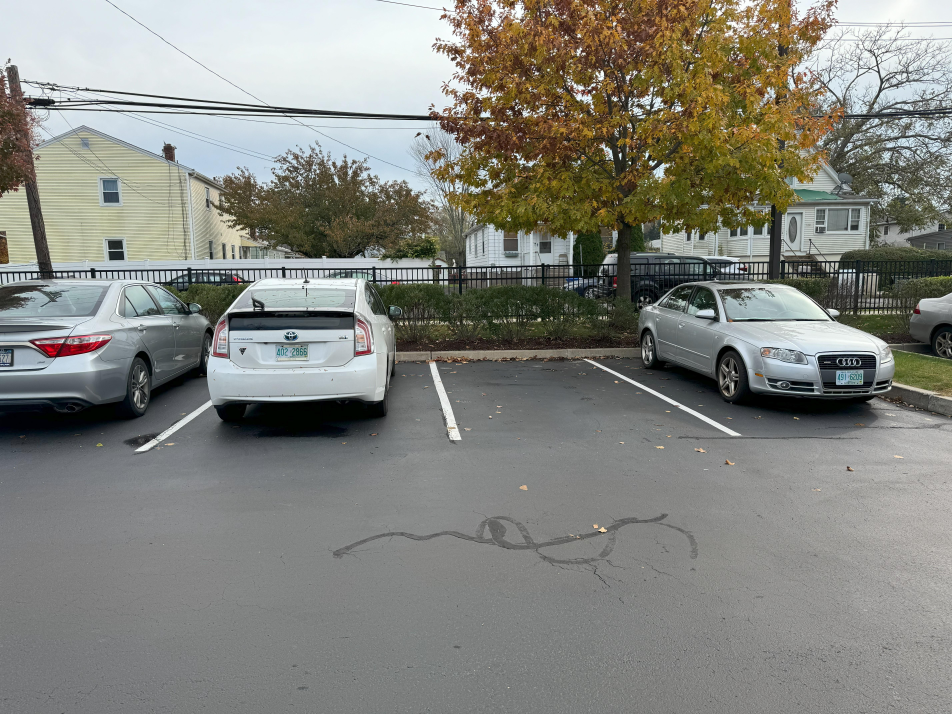
#> input picture data/pklot/pkLot-1/test/images/pk89_jpeg.rf.bc2bffb1118dd815d4dd45d3de6b2f09.jpg, 5712 x 4284 px (shown at 1/6 size)
$ python -i video_stabilizer.py   (imports and definitions only)
#> lines starting #> are read from the running program, lines starting #| are printed output that depends on the picture
#> further down, picture is the input picture: shape (4284, 5712, 3); mean B, G, R 125.7, 132.1, 131.3
"""Video sabitleme — elde-çekim kaymasını kompanze eder (teknik amaçlı).

Telefon elde çekildiğinde kareler titrer/kayar. Bu durum:
  - Tek seferlik IPM kalibrasyonunu geçersiz kılar (homografi referans kareye
    göre kuruluydu),
  - Çizgi-ızgara ve zamansal oylamanın kare-arası eşleşmesini bozar.

Sabitleme her kareyi REFERANS kareye (IPM kalibrasyonunun yapıldığı kare ya da
ilk kare) ORB özellikleri + RANSAC homografisiyle hizalar. Böylece arka planda
IPM ve ızgara geçerli kalır — yalnızca görsel değil, doğruluğu koruyan teknik
bir adımdır.

Graceful: yeterli özellik/eşleşme yoksa kare olduğu gibi geçirilir (success=
False), sistem asla bozulmaz.
"""

from __future__ import annotations

import cv2
import numpy as np


class VideoStabilizer:
    def __init__(self, max_features: int = 600, min_matches: int = 12,
                 ransac_thresh: float = 4.0):
        self.min_matches = min_matches
        self.ransac_thresh = ransac_thresh
        self._orb = cv2.ORB_create(max_features)
        self._bf = cv2.BFMatcher(cv2.NORM_HAMMING, crossCheck=True)
        self.ref_kp = None
        self.ref_des = None
        self.ref_shape = None

    def reset(self):
        self.ref_kp = None
        self.ref_des = None
        self.ref_shape = None

    @staticmethod
    def _gray(frame):
        return cv2.cvtColor(frame, cv2.COLOR_BGR2GRAY) if frame.ndim == 3 else frame
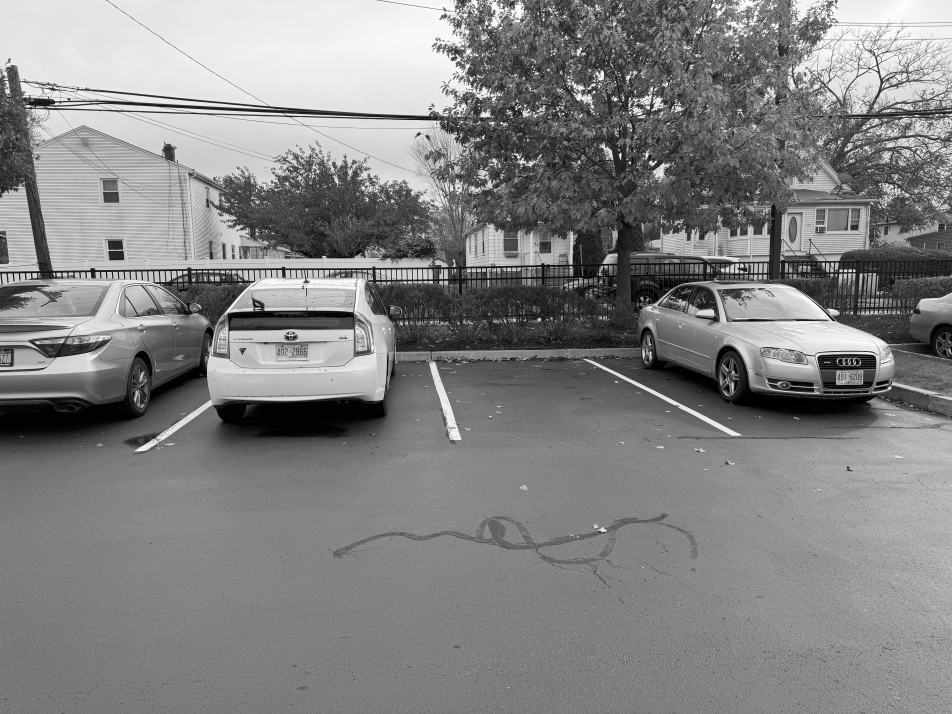
#> returned value: shape (4284, 5712) (shown at 1/6 size); min 0, max 255, mean 131.1

    def set_reference(self, frame) -> bool:
        """Hizalama referansını ayarla (ör. IPM kalibrasyon karesi)."""
        gray = self._gray(frame)
        kp, des = self._orb.detectAndCompute(gray, None)
#> kp = 600 keypoints; strongest (x, y, size): (3438, 236, 31), (1891, 1359, 31), (3126, 798, 31), (3906, 954, 31)
        if des is None or len(kp) < self.min_matches:
            return False
        self.ref_kp, self.ref_des = kp, des
#> self.ref_kp has the same summary as kp
        self.ref_shape = frame.shape[:2]
#> self.ref_shape = (4284, 5712)
        return True

    def stabilize(self, frame):
        """Kareyi referansa hizala. Döner: (hizalanmış_kare, success).

        Referans yoksa bu kareyi referans yapar ve değiştirmeden döndürür.
        Yeterli eşleşme yoksa kareyi olduğu gibi döndürür (graceful).
        """
        if self.ref_des is None:
            self.set_reference(frame)
            return frame, False

        gray = self._gray(frame)
        kp, des = self._orb.detectAndCompute(gray, None)
        if des is None or len(kp) < self.min_matches:
            return frame, False

        matches = self._bf.match(des, self.ref_des)
        if len(matches) < self.min_matches:
            return frame, False
        matches = sorted(matches, key=lambda m: m.distance)

        src = np.float32([kp[m.queryIdx].pt for m in matches]).reshape(-1, 1, 2)
        dst = np.float32([self.ref_kp[m.trainIdx].pt for m in matches]).reshape(-1, 1, 2)
        H, mask = cv2.findHomography(src, dst, cv2.RANSAC, self.ransac_thresh)
        if H is None:
            return frame, False

        h, w = frame.shape[:2]
        warped = cv2.warpPerspective(frame, H, (w, h))
        return warped, True

>>> import cv2
>>> picture = cv2.imread('../../data/pklot/pkLot-1/test/images/pk89_jpeg.rf.bc2bffb1118dd815d4dd45d3de6b2f09.jpg')
>>> result = VideoStabilizer().stabilize(picture)

$ run again, on data/pklot/pkLot-1/test/images/pk93_jpeg.rf.e538826c5cb1f4ff990c4bbb77d8bd00.jpg
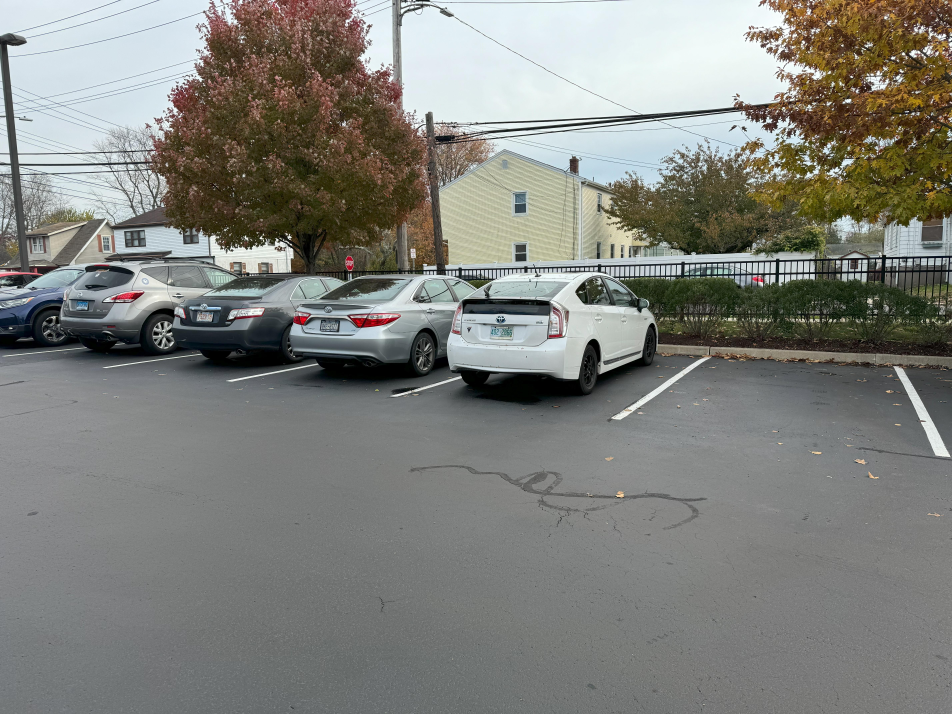
#> input picture data/pklot/pkLot-1/test/images/pk93_jpeg.rf.e538826c5cb1f4ff990c4bbb77d8bd00.jpg, 5712 x 4284 px (shown at 1/6 size)
#> picture is the input picture: shape (4284, 5712, 3); mean B, G, R 123.6, 128.7, 127.8
#> in _gray, `return cv2.cvtColor(frame, cv2.COLOR_BGR2GRAY) if frame.ndim == 3 else..`:
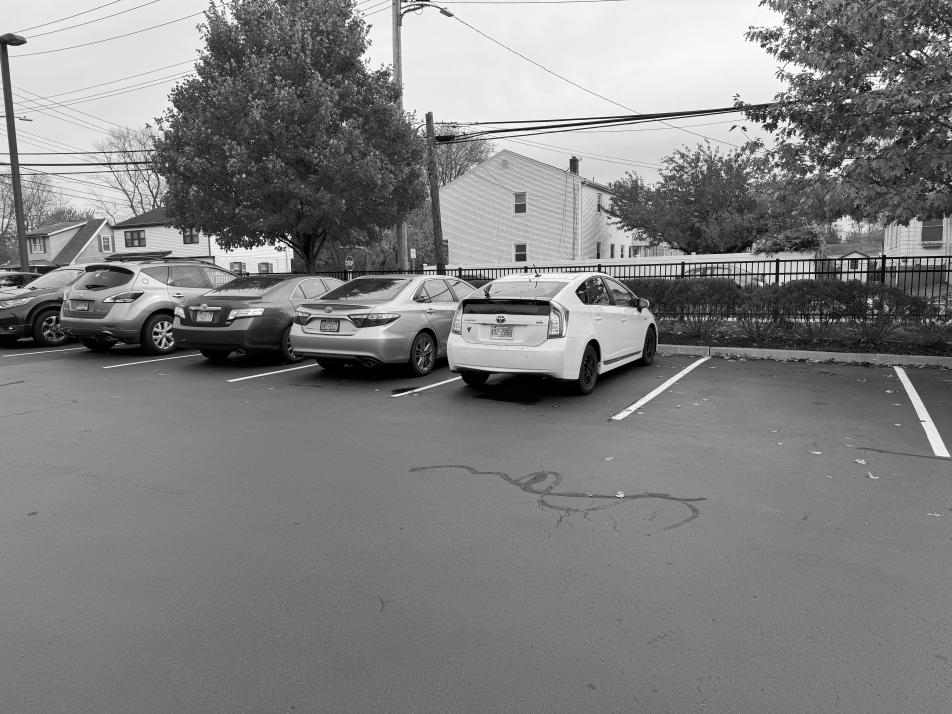
#> returned value: shape (4284, 5712) (shown at 1/6 size); min 0, max 255, mean 127.8
#> kp = 600 keypoints; strongest (x, y, size): (1355, 1365, 31), (1659, 1394, 31), (1359, 1352, 31), (1576, 942, 31)
#> self.ref_kp has the same summary as kp
